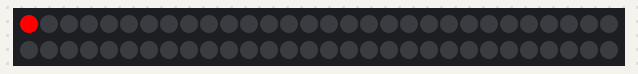
Bench run of a sketch on a simulated Arduino Uno, built with avr-gcc and run on an emulated ATmega328P. Shown: 60 RGB LEDs in strip order, left to right, continuing on the next row.

Above: at 0.15 s.
At 1.47 s:
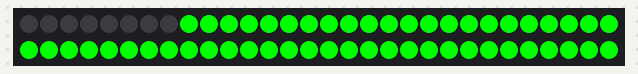
At 2.51 s:
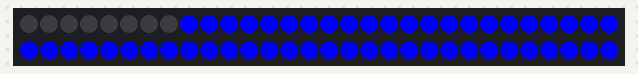
At 3.55 s:
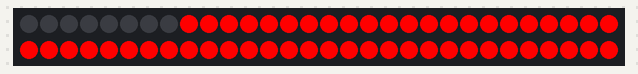

Measured:
- by itself, everything shown: repeats every 3.1 s, in 9 steps

The sketch:

Shoes.ino
```cpp
#include "Adafruit_NeoPixel.h"

/*****************************************************************************
Example sketch for driving Adafruit Flora pixels
Connect the pixel(s) to Digital 6 (low right hand)
*****************************************************************************/

// Set the first variable to the NUMBER of pixels. 25 = 25 pixels in a row
Adafruit_NeoPixel strip = Adafruit_NeoPixel(60,5,NEO_GRB+NEO_KHZ800);

void setup() {

  strip.begin();

  // Update the strip, to start they are all 'off'
  strip.show();
}


void loop() {
  // Some example procedures showing how to display to the pixels

  colorWipe(strip.Color(255, 0, 0), 2);
  colorWipe(strip.Color(0, 0, 0), 2);
  delay(500);
  colorWipe(strip.Color(0, 255, 0), 2);
  colorWipe(strip.Color(0, 0, 0), 2);
  delay(500);
  colorWipe(strip.Color(0, 0, 255), 2);
  colorWipe(strip.Color(0, 0, 0), 2);
  delay(500);


}

void rainbow(uint8_t wait) {
  int i, j;

  for (j=0; j < 256; j++) {     // 3 cycles of all 256 colors in the wheel
    for (i=0; i < strip.numPixels(); i++) {
      strip.setPixelColor(i, Wheel( (i + j) % 255));
    }
    strip.show();   // write all the pixels out
    delay(wait);
  }
}

// Slightly different, this one makes the rainbow wheel equally distributed
// along the chain
void rainbowCycle(uint8_t wait) {
  int i, j;

  for (j=0; j < 256 * 5; j++) {     // 5 cycles of all 25 colors in the wheel
    for (i=0; i < strip.numPixels(); i++) {
      // tricky math! we use each pixel as a fraction of the full 96-color wheel
      // (thats the i / strip.numPixels() part)
      // Then add in j which makes the colors go around per pixel
      // the % 96 is to make the wheel cycle around
      strip.setPixelColor(i, Wheel( ((i * 256 / strip.numPixels()) + j) % 256) );
    }
    strip.show();   // write all the pixels out
    delay(wait);
  }
}

// fill the dots one after the other with said color
// good for testing purposes
static colorWipe(uint32_t c, uint8_t wait) {
  int i;

  for (i=0; i < strip.numPixels(); i++) {
      strip.setPixelColor(i, c);
      strip.show();
      delay(wait);
  }
}

/* Helper functions */

// Create a 24 bit color value from R,G,B
/*RGBPixel Color(byte r, byte g, byte b)
{
  RGBPixel p;

  p.red = r;
  p.green = g;
  p.blue = b;

  return p;
}*/

//Input a value 0 to 255 to get a color value.
//The colours are a transition r - g -b - back to r
static Wheel(byte WheelPos)
{
  if (WheelPos < 85) {
   return strip.Color(WheelPos * 3, 255 - WheelPos * 3, 0);
  } else if (WheelPos < 170) {
   WheelPos -= 85;
   return strip.Color(255 - WheelPos * 3, 0, WheelPos * 3);
  } else {
   WheelPos -= 170;
   return strip.Color(0, WheelPos * 3, 255 - WheelPos * 3);
  }
}
```
